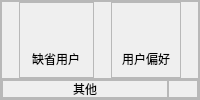
                   <widget class="QFrame" name="frame_220">
                    <property name="styleSheet">
                     <string notr="true">#frame_8{
	border:1px solid rgb(127,127,127);
}</string>
                    </property>
                    <property name="frameShape">
                     <enum>QFrame::StyledPanel</enum>
                    </property>
                    <property name="frameShadow">
                     <enum>QFrame::Raised</enum>
                    </property>
                    <layout class="QVBoxLayout" name="verticalLayout_111">
                     <property name="spacing">
                      <number>0</number>
                     </property>
                     <property name="leftMargin">
                      <number>0</number>
                     </property>
                     <property name="topMargin">
                      <number>0</number>
                     </property>
                     <property name="rightMargin">
                      <number>0</number>
                     </property>
                     <property name="bottomMargin">
                      <number>0</number>
                     </property>
                     <item>
                      <widget class="QFrame" name="frame_221">
                       <property name="frameShape">
                        <enum>QFrame::StyledPanel</enum>
                       </property>
                       <property name="frameShadow">
                        <enum>QFrame::Raised</enum>
                       </property>
                       <layout class="QHBoxLayout" name="horizontalLayout_62">
                        <property name="spacing">
                         <number>0</number>
                        </property>
                        <property name="leftMargin">
                         <number>0</number>
                        </property>
                        <property name="topMargin">
                         <number>0</number>
                        </property>
                        <property name="rightMargin">
                         <number>0</number>
                        </property>
                        <property name="bottomMargin">
                         <number>0</number>
                        </property>
                        <item>
                         <widget class="QFrame" name="exit_btn_83">
                          <property name="minimumSize">
                           <size>
                            <width>75</width>
                            <height>0</height>
                           </size>
                          </property>
                          <property name="maximumSize">
                           <size>
                            <width>50</width>
                            <height>16777215</height>
                           </size>
                          </property>
                          <property name="frameShape">
                           <enum>QFrame::StyledPanel</enum>
                          </property>
                          <property name="frameShadow">
                           <enum>QFrame::Raised</enum>
                          </property>
                          <layout class="QVBoxLayout" name="_67">
                           <property name="spacing">
                            <number>0</number>
                           </property>
                           <property name="leftMargin">
                            <number>0</number>
                           </property>
                           <property name="topMargin">
                            <number>0</number>
                           </property>
                           <property name="rightMargin">
                            <number>0</number>
                           </property>
                           <property name="bottomMargin">
                            <number>0</number>
                           </property>
                           <item alignment="Qt::AlignHCenter|Qt::AlignVCenter">
                            <widget class="QPushButton" name="menu_icon_button_159">
                             <property name="maximumSize">
                              <size>
                               <width>30</width>
                               <height>30</height>
                              </size>
                             </property>
                             <property name="styleSheet">
                              <string notr="true">background:none;
border:none;
</string>
                             </property>
                             <property name="text">
                              <string/>
                             </property>
                             <property name="icon">
                              <iconset resource="res.qrc">
                               <normaloff>:/images/images/others-01.png</normaloff>:/images/images/others-01.png</iconset>
                             </property>
                             <property name="iconSize">
                              <size>
                               <width>30</width>
                               <height>30</height>
                              </size>
                             </property>
                            </widget>
                           </item>
                           <item alignment="Qt::AlignHCenter">
                            <widget class="QLabel" name="label_100">
                             <property name="text">
                              <string>缺省用户</string>
                             </property>
                            </widget>
                           </item>
                          </layout>
                         </widget>
                        </item>
                        <item>
                         <widget class="QFrame" name="exit_btn_84">
                          <property name="maximumSize">
                           <size>
                            <width>70</width>
                            <height>16777215</height>
                           </size>
                          </property>
                          <property name="frameShape">
                           <enum>QFrame::StyledPanel</enum>
                          </property>
                          <property name="frameShadow">
                           <enum>QFrame::Raised</enum>
                          </property>
                          <layout class="QVBoxLayout" name="_68">
                           <property name="spacing">
                            <number>0</number>
                           </property>
                           <property name="leftMargin">
                            <number>0</number>
                           </property>
                           <property name="topMargin">
                            <number>0</number>
                           </property>
                           <property name="rightMargin">
                            <number>0</number>
                           </property>
                           <property name="bottomMargin">
                            <number>0</number>
                           </property>
                           <item alignment="Qt::AlignHCenter|Qt::AlignVCenter">
                            <widget class="QPushButton" name="menu_icon_button_160">
                             <property name="maximumSize">
                              <size>
                               <width>30</width>
                               <height>30</height>
                              </size>
                             </property>
                             <property name="styleSheet">
                              <string notr="true">background:none;
border:none;
</string>
                             </property>
                             <property name="text">
                              <string/>
                             </property>
                             <property name="icon">
                              <iconset resource="res.qrc">
                               <normaloff>:/images/images/others-02.png</normaloff>:/images/images/others-02.png</iconset>
                             </property>
                             <property name="iconSize">
                              <size>
                               <width>30</width>
                               <height>30</height>
                              </size>
                             </property>
                            </widget>
                           </item>
                           <item alignment="Qt::AlignHCenter">
                            <widget class="QLabel" name="label_101">
                             <property name="text">
                              <string>用户偏好</string>
                             </property>
                            </widget>
                           </item>
                          </layout>
                         </widget>
                        </item>
                       </layout>
                      </widget>
                     </item>
                     <item>
                      <widget class="QFrame" name="frame_222">
                       <property name="maximumSize">
                        <size>
                         <width>16777215</width>
                         <height>20</height>
                        </size>
                       </property>
                       <property name="frameShape">
                        <enum>QFrame::StyledPanel</enum>
                       </property>
                       <property name="frameShadow">
                        <enum>QFrame::Raised</enum>
                       </property>
                       <layout class="QHBoxLayout" name="horizontalLayout_63">
                        <property name="spacing">
                         <number>0</number>
                        </property>
                        <property name="leftMargin">
                         <number>0</number>
                        </property>
                        <property name="topMargin">
                         <number>0</number>
                        </property>
                        <property name="rightMargin">
                         <number>0</number>
                        </property>
                        <property name="bottomMargin">
                         <number>0</number>
                        </property>
                        <item>
                         <widget class="QFrame" name="frame_223">
                          <property name="frameShape">
                           <enum>QFrame::StyledPanel</enum>
                          </property>
                          <property name="frameShadow">
                           <enum>QFrame::Raised</enum>
                          </property>
                          <layout class="QVBoxLayout" name="verticalLayout_112">
                           <property name="spacing">
                            <number>0</number>
                           </property>
                           <property name="leftMargin">
                            <number>0</number>
                           </property>
                           <property name="topMargin">
                            <number>0</number>
                           </property>
                           <property name="rightMargin">
                            <number>0</number>
                           </property>
                           <property name="bottomMargin">
                            <number>0</number>
                           </property>
                           <item>
                            <widget class="QLabel" name="label_102">
                             <property name="text">
                              <string>其他</string>
                             </property>
                             <property name="alignment">
                              <set>Qt::AlignCenter</set>
                             </property>
                            </widget>
                           </item>
                          </layout>
                         </widget>
                        </item>
                        <item>
                         <widget class="QFrame" name="frame_224">
                          <property name="maximumSize">
                           <size>
                            <width>30</width>
                            <height>16777215</height>
                           </size>
                          </property>
                          <property name="frameShape">
                           <enum>QFrame::StyledPanel</enum>
                          </property>
                          <property name="frameShadow">
                           <enum>QFrame::Raised</enum>
                          </property>
                          <layout class="QVBoxLayout" name="verticalLayout_113">
                           <property name="spacing">
                            <number>0</number>
                           </property>
                           <property name="leftMargin">
                            <number>0</number>
                           </property>
                           <property name="topMargin">
                            <number>0</number>
                           </property>
                           <property name="rightMargin">
                            <number>0</number>
                           </property>
                           <property name="bottomMargin">
                            <number>0</number>
                           </property>
                           <item>
                            <widget class="QPushButton" name="menu_icon_button_161">
                             <property name="maximumSize">
                              <size>
                               <width>30</width>
                               <height>30</height>
                              </size>
                             </property>
                             <property name="styleSheet">
                              <string notr="true">background:none;
border:none;
</string>
                             </property>
                             <property name="text">
                              <string/>
                             </property>
                             <property name="icon">
                              <iconset resource="res.qrc">
                               <normaloff>:/images/images/btnarrow.png</normaloff>:/images/images/btnarrow.png</iconset>
                             </property>
                             <property name="iconSize">
                              <size>
                               <width>20</width>
                               <height>20</height>
                              </size>
                             </property>
                            </widget>
                           </item>
                          </layout>
                         </widget>
                        </item>
                       </layout>
                      </widget>
                     </item>
                    </layout>
                   </widget>
